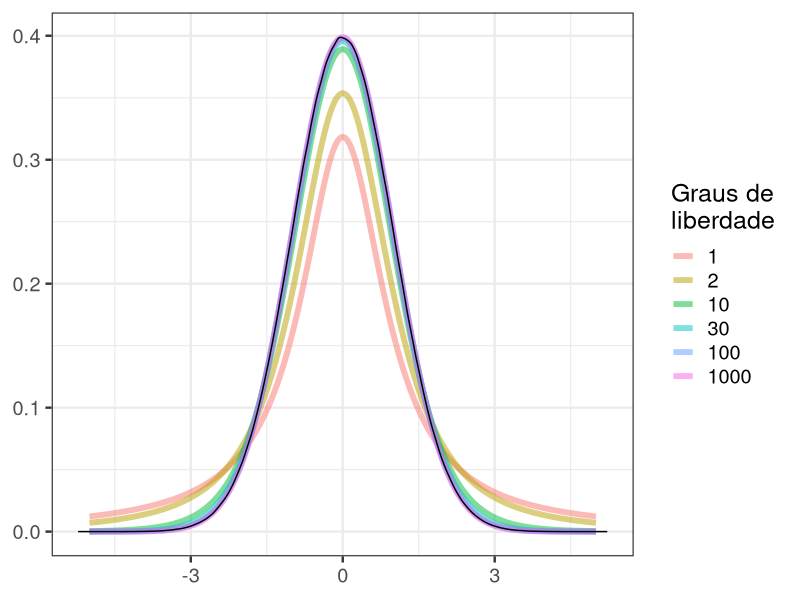

Reproduce this figure in R.
## ---- chunk 1
knitr::opts_chunk$set(echo = FALSE)

library(readr)
library(here)
library(dplyr)
library(ggplot2)
library(scales)

theme_set(theme_bw(base_size = 18))
## ---- chunk 2
graus <- c(1, 2, 10, 30, 100, 1000)
dff <- data.frame(df = rep(graus, 1001)) %>% 
  group_by(df) %>%
  mutate(X = seq(-5, 5, .01)) %>% 
  mutate(Y = dt(X, df = df, ncp = 0)) %>% 
  arrange(df)


d <- density(rnorm(n = 10000000))
df_normal <- data.frame(df = NA, X = d$x, Y = d$y)

ggplot(dff, aes(X, Y, color = as.factor(df))) + 
  geom_line(size = 2, alpha = 0.5) + 
  ylab(NULL) + xlab(NULL) + 
  scale_color_hue("Graus de\nliberdade") + 
  geom_line(data = df_normal, color = "black")
